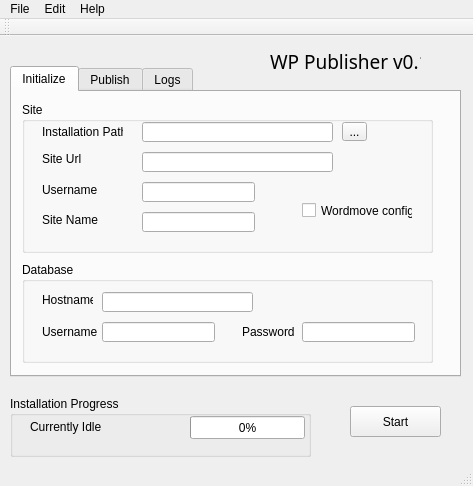
<?xml version="1.0" encoding="UTF-8"?>
<ui version="4.0">
 <class>MainWindow</class>
 <widget class="QMainWindow" name="MainWindow">
  <property name="geometry">
   <rect>
    <x>0</x>
    <y>0</y>
    <width>473</width>
    <height>486</height>
   </rect>
  </property>
  <property name="windowTitle">
   <string>MainWindow</string>
  </property>
  <widget class="QWidget" name="centralWidget">
   <widget class="QLabel" name="project_title_and_version">
    <property name="geometry">
     <rect>
      <x>270</x>
      <y>10</y>
      <width>151</width>
      <height>31</height>
     </rect>
    </property>
    <property name="font">
     <font>
      <family>Franklin Gothic Medium</family>
      <pointsize>14</pointsize>
     </font>
    </property>
    <property name="text">
     <string>WP Publisher v0.1</string>
    </property>
   </widget>
   <widget class="QTabWidget" name="main_tab">
    <property name="geometry">
     <rect>
      <x>10</x>
      <y>30</y>
      <width>451</width>
      <height>311</height>
     </rect>
    </property>
    <property name="styleSheet">
     <string notr="true"/>
    </property>
    <property name="currentIndex">
     <number>0</number>
    </property>
    <widget class="QWidget" name="initialize_tab">
     <attribute name="title">
      <string>Initialize</string>
     </attribute>
     <widget class="QGroupBox" name="installation_site_group_box">
      <property name="geometry">
       <rect>
        <x>10</x>
        <y>10</y>
        <width>411</width>
        <height>151</height>
       </rect>
      </property>
      <property name="title">
       <string>Site</string>
      </property>
      <widget class="QToolButton" name="installation_path_file_selector">
       <property name="geometry">
        <rect>
         <x>320</x>
         <y>20</y>
         <width>25</width>
         <height>19</height>
        </rect>
       </property>
       <property name="text">
        <string>...</string>
       </property>
      </widget>
      <widget class="QLineEdit" name="installation_path_text">
       <property name="geometry">
        <rect>
         <x>120</x>
         <y>20</y>
         <width>191</width>
         <height>20</height>
        </rect>
       </property>
      </widget>
      <widget class="QLabel" name="installation_path_label">
       <property name="geometry">
        <rect>
         <x>20</x>
         <y>20</y>
         <width>81</width>
         <height>20</height>
        </rect>
       </property>
       <property name="text">
        <string>Installation Path</string>
       </property>
      </widget>
      <widget class="QLabel" name="installation_username_label">
       <property name="geometry">
        <rect>
         <x>20</x>
         <y>80</y>
         <width>71</width>
         <height>16</height>
        </rect>
       </property>
       <property name="text">
        <string>Username</string>
       </property>
      </widget>
      <widget class="QLineEdit" name="installation_username_text">
       <property name="geometry">
        <rect>
         <x>120</x>
         <y>80</y>
         <width>113</width>
         <height>20</height>
        </rect>
       </property>
      </widget>
      <widget class="QLineEdit" name="installation_site_name_text">
       <property name="geometry">
        <rect>
         <x>120</x>
         <y>110</y>
         <width>113</width>
         <height>20</height>
        </rect>
       </property>
      </widget>
      <widget class="QLabel" name="installation_site_name">
       <property name="geometry">
        <rect>
         <x>20</x>
         <y>110</y>
         <width>61</width>
         <height>16</height>
        </rect>
       </property>
       <property name="text">
        <string>Site Name</string>
       </property>
      </widget>
      <widget class="QCheckBox" name="wordmove_checkbox">
       <property name="geometry">
        <rect>
         <x>280</x>
         <y>100</y>
         <width>111</width>
         <height>17</height>
        </rect>
       </property>
       <property name="text">
        <string>Wordmove config</string>
       </property>
      </widget>
      <widget class="QLabel" name="installation_site_url">
       <property name="geometry">
        <rect>
         <x>20</x>
         <y>50</y>
         <width>47</width>
         <height>13</height>
        </rect>
       </property>
       <property name="text">
        <string>Site Url</string>
       </property>
      </widget>
      <widget class="QLineEdit" name="installation_site_url_text">
       <property name="geometry">
        <rect>
         <x>120</x>
         <y>50</y>
         <width>191</width>
         <height>20</height>
        </rect>
       </property>
      </widget>
     </widget>
     <widget class="QGroupBox" name="installation_database_group_box">
      <property name="geometry">
       <rect>
        <x>10</x>
        <y>170</y>
        <width>411</width>
        <height>101</height>
       </rect>
      </property>
      <property name="title">
       <string>Database</string>
      </property>
      <widget class="QLabel" name="installation_database_hostname_label">
       <property name="geometry">
        <rect>
         <x>20</x>
         <y>30</y>
         <width>51</width>
         <height>16</height>
        </rect>
       </property>
       <property name="text">
        <string>Hostname</string>
       </property>
      </widget>
      <widget class="QLineEdit" name="installation_database_hostname_text">
       <property name="geometry">
        <rect>
         <x>80</x>
         <y>30</y>
         <width>151</width>
         <height>20</height>
        </rect>
       </property>
      </widget>
      <widget class="QLineEdit" name="installation_database_password_text">
       <property name="geometry">
        <rect>
         <x>280</x>
         <y>60</y>
         <width>113</width>
         <height>20</height>
        </rect>
       </property>
      </widget>
      <widget class="QLineEdit" name="installation_database_username_text">
       <property name="geometry">
        <rect>
         <x>80</x>
         <y>60</y>
         <width>113</width>
         <height>20</height>
        </rect>
       </property>
      </widget>
      <widget class="QLabel" name="installation_database_username_label">
       <property name="geometry">
        <rect>
         <x>20</x>
         <y>60</y>
         <width>61</width>
         <height>20</height>
        </rect>
       </property>
       <property name="text">
        <string>Username</string>
       </property>
      </widget>
      <widget class="QLabel" name="installation_database_password_label">
       <property name="geometry">
        <rect>
         <x>220</x>
         <y>60</y>
         <width>61</width>
         <height>20</height>
        </rect>
       </property>
       <property name="text">
        <string>Password</string>
       </property>
      </widget>
     </widget>
    </widget>
    <widget class="QWidget" name="publish_tab">
     <attribute name="title">
      <string>Publish</string>
     </attribute>
     <widget class="QGroupBox" name="publish_host_group_box">
      <property name="geometry">
       <rect>
        <x>10</x>
        <y>100</y>
        <width>401</width>
        <height>131</height>
       </rect>
      </property>
      <property name="title">
       <string>Host</string>
      </property>
      <widget class="QLabel" name="publish_api_key_label">
       <property name="geometry">
        <rect>
         <x>20</x>
         <y>30</y>
         <width>47</width>
         <height>13</height>
        </rect>
       </property>
       <property name="text">
        <string>API Key</string>
       </property>
      </widget>
      <widget class="QLineEdit" name="publish_api_key_text">
       <property name="geometry">
        <rect>
         <x>110</x>
         <y>30</y>
         <width>271</width>
         <height>20</height>
        </rect>
       </property>
      </widget>
      <widget class="QLabel" name="publish_installation_path_label">
       <property name="geometry">
        <rect>
         <x>20</x>
         <y>60</y>
         <width>91</width>
         <height>16</height>
        </rect>
       </property>
       <property name="text">
        <string>Installation Path</string>
       </property>
      </widget>
      <widget class="QLineEdit" name="publish_installation_path_text">
       <property name="geometry">
        <rect>
         <x>110</x>
         <y>60</y>
         <width>231</width>
         <height>20</height>
        </rect>
       </property>
      </widget>
      <widget class="QToolButton" name="publish_installation_path_selector">
       <property name="geometry">
        <rect>
         <x>350</x>
         <y>60</y>
         <width>25</width>
         <height>19</height>
        </rect>
       </property>
       <property name="text">
        <string>...</string>
       </property>
      </widget>
      <widget class="QLabel" name="publish_site_url_label">
       <property name="geometry">
        <rect>
         <x>20</x>
         <y>90</y>
         <width>71</width>
         <height>16</height>
        </rect>
       </property>
       <property name="text">
        <string>Site Url</string>
       </property>
      </widget>
      <widget class="QLineEdit" name="publish_site_url_text">
       <property name="geometry">
        <rect>
         <x>110</x>
         <y>90</y>
         <width>271</width>
         <height>20</height>
        </rect>
       </property>
      </widget>
     </widget>
    </widget>
    <widget class="QWidget" name="logs_tab">
     <attribute name="title">
      <string>Logs</string>
     </attribute>
     <widget class="QGroupBox" name="logs_output_group_box">
      <property name="geometry">
       <rect>
        <x>10</x>
        <y>20</y>
        <width>411</width>
        <height>321</height>
       </rect>
      </property>
      <property name="title">
       <string>Output</string>
      </property>
      <widget class="QTextBrowser" name="logs_output_text_box">
       <property name="geometry">
        <rect>
         <x>10</x>
         <y>30</y>
         <width>391</width>
         <height>281</height>
        </rect>
       </property>
       <property name="cursor" stdset="0">
        <cursorShape>IBeamCursor</cursorShape>
       </property>
       <property name="html">
        <string>&lt;!DOCTYPE HTML PUBLIC &quot;-//W3C//DTD HTML 4.0//EN&quot; &quot;http://www.w3.org/TR/REC-html40/strict.dtd&quot;&gt;
&lt;html&gt;&lt;head&gt;&lt;meta name=&quot;qrichtext&quot; content=&quot;1&quot; /&gt;&lt;style type=&quot;text/css&quot;&gt;
p, li { white-space: pre-wrap; }
&lt;/style&gt;&lt;/head&gt;&lt;body style=&quot; font-family:'MS Shell Dlg 2'; font-size:8.25pt; font-weight:400; font-style:normal;&quot;&gt;
&lt;p style=&quot; margin-top:0px; margin-bottom:0px; margin-left:0px; margin-right:0px; -qt-block-indent:0; text-indent:0px;&quot;&gt;...&lt;/p&gt;&lt;/body&gt;&lt;/html&gt;</string>
       </property>
      </widget>
     </widget>
    </widget>
   </widget>
   <widget class="QGroupBox" name="installation_progress_group_box_2">
    <property name="geometry">
     <rect>
      <x>10</x>
      <y>360</y>
      <width>301</width>
      <height>61</height>
     </rect>
    </property>
    <property name="title">
     <string>Installation Progress</string>
    </property>
    <widget class="QProgressBar" name="installation_progress_progress_bar_2">
     <property name="geometry">
      <rect>
       <x>180</x>
       <y>20</y>
       <width>115</width>
       <height>23</height>
      </rect>
     </property>
     <property name="cursor">
      <cursorShape>ArrowCursor</cursorShape>
     </property>
     <property name="value">
      <number>0</number>
     </property>
    </widget>
    <widget class="QLabel" name="installation_progress_current_status_2">
     <property name="geometry">
      <rect>
       <x>20</x>
       <y>20</y>
       <width>141</width>
       <height>21</height>
      </rect>
     </property>
     <property name="text">
      <string>Currently Idle</string>
     </property>
    </widget>
   </widget>
   <widget class="QPushButton" name="installation_start_button">
    <property name="geometry">
     <rect>
      <x>350</x>
      <y>370</y>
      <width>91</width>
      <height>31</height>
     </rect>
    </property>
    <property name="text">
     <string>Start</string>
    </property>
   </widget>
  </widget>
  <widget class="QMenuBar" name="menuBar">
   <property name="geometry">
    <rect>
     <x>0</x>
     <y>0</y>
     <width>473</width>
     <height>21</height>
    </rect>
   </property>
   <widget class="QMenu" name="menufile">
    <property name="title">
     <string>File</string>
    </property>
    <addaction name="actionexit"/>
   </widget>
   <widget class="QMenu" name="menuHelp">
    <property name="title">
     <string>Help</string>
    </property>
   </widget>
   <widget class="QMenu" name="menuAdditional_Setings">
    <property name="title">
     <string>Edit</string>
    </property>
    <addaction name="actionSettings"/>
   </widget>
   <addaction name="menufile"/>
   <addaction name="menuAdditional_Setings"/>
   <addaction name="menuHelp"/>
  </widget>
  <widget class="QStatusBar" name="statusBar"/>
  <widget class="QToolBar" name="mainToolBar">
   <attribute name="toolBarArea">
    <enum>TopToolBarArea</enum>
   </attribute>
   <attribute name="toolBarBreak">
    <bool>false</bool>
   </attribute>
  </widget>
  <action name="actionexit">
   <property name="text">
    <string>exit</string>
   </property>
  </action>
  <action name="actionSettings">
   <property name="text">
    <string>Settings</string>
   </property>
  </action>
 </widget>
 <layoutdefault spacing="6" margin="11"/>
 <resources/>
 <connections/>
</ui>
